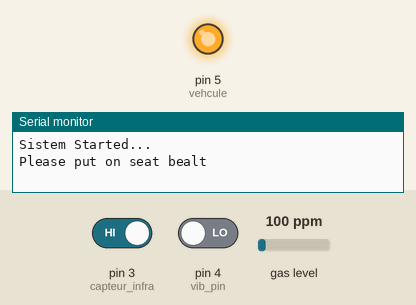
This sketch was run on a simulated Arduino Uno, built with avr-gcc and run on an emulated ATmega328P. On the bench: output pins drawn as LEDs (lit = HIGH), the last lines printed to the serial monitor. The inputs (shaded band) are chosen by the test bench; at power-on: pin 3 (capteur_infra) HIGH, gas level 100 ppm, pin 4 (vib_pin) LOW.

Above: at 2.7 s.
2.8 s: pin 3 (capteur_infra) driven LOW
8.8 s: gas level set to 11 ppm
14.8 s: gas level set to 8 ppm
At 17.9 s:
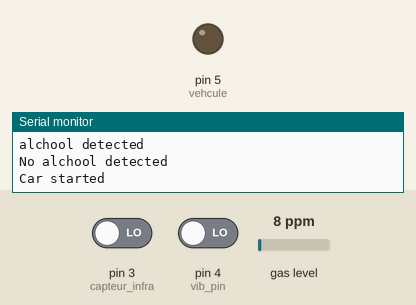
20.8 s: gas level set to 20 ppm
At 23.7 s:
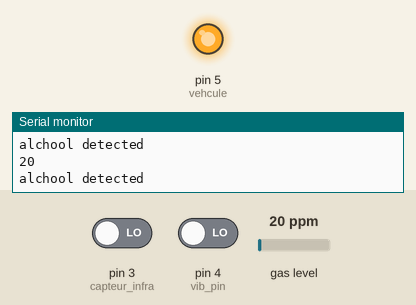
26.8 s: gas level set to 0 ppm
At 29.6 s:
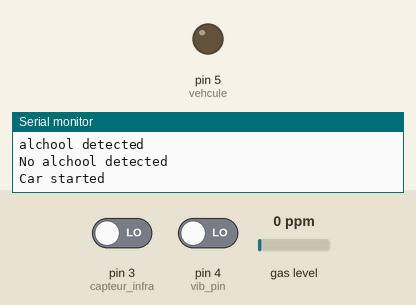
32.8 s: pin 3 (capteur_infra) driven HIGH
Timing chart, 0 to 35.8 s (numbered marks = the images above; inputs shaded):
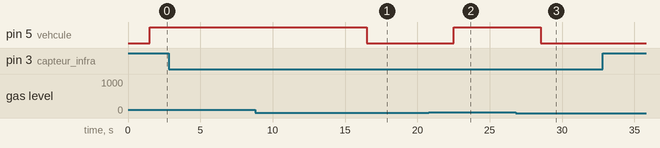

The sketch:

detection_daccident.ino
```cpp
#include "MQ2.h"
#define PIN_MQ2 A1
#include <SoftwareSerial.h>
SoftwareSerial sim(10, 11);
int vib_pin=4;
int capteur_infra = 3;
int vehcule=5;
int lpg;
int accedent;
int Seat_bealt;
String _buffer;
MQ2 mq2(PIN_MQ2);
String number = "+21656423827";
void setup() {
  Serial.begin(9600);
  _buffer.reserve(50);
  Serial.println("Sistem Started...");
  sim.begin(9600);
  delay(1000);
  Serial.begin(9600);
  mq2.begin();
  pinMode(capteur_infra, INPUT);
  pinMode(vib_pin,INPUT);
  pinMode(vehcule,OUTPUT);
  digitalWrite(vehcule,LOW);
}

void loop() {
   lpg = mq2.readLPG();
   Seat_bealt = digitalRead(capteur_infra);
   if (Seat_bealt==0)
    {
        Serial.println("seat bealt detected");
        while (Seat_bealt==0){
          Seat_bealt = digitalRead(capteur_infra);
          lpg = mq2.readLPG();
          if (lpg<10){
            Serial.println("No alchool detected");
            delay(1000);
            Serial.println("Car started");
            while (lpg<10 ){
              lpg = mq2.readLPG();
              Seat_bealt = digitalRead(capteur_infra);
              accedent=digitalRead(vib_pin);
              digitalWrite(vehcule,LOW);
              if(Seat_bealt==1)
                {Serial.println("Wornning seat bealt not detected decressing speeding..");
                delay (1000);
                }
                if(accedent==1)
                {
                  while(true){
                    Serial.println("sending SoS msg.");
                    delay(1000);
                    Serial.println("sending SoS msg..");
                    delay(1000);
                    Serial.println("sending SoS msg...");
                    delay(1000);
                    digitalWrite(vehcule,HIGH);
                 }
                 }
                 delay(1000);
              }

            }else {
              Serial.println(lpg);
              Serial.println("alchool detected");
              digitalWrite(vehcule,HIGH);
              delay(1000);
              }
            }

        }else
            {Serial.println("Please put on seat bealt");
            digitalWrite(vehcule,HIGH);
            delay (5000);
              }

}
```

Measured:
- the behaviour switches between 10 and 9 ppm on gas level (found by bisection; images 0 and 1)
- after the input at 14.8 s, pin 5 (vehcule): HIGH → LOW after 1.7 s
- after the input at 20.8 s, pin 5 (vehcule): LOW → HIGH after 1.7 s
- after the input at 26.8 s, pin 5 (vehcule): HIGH → LOW after 1.7 s
